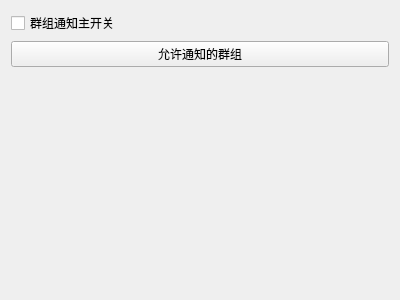
<?xml version="1.0" encoding="UTF-8"?>
<ui version="4.0">
 <class>GroupWidget</class>
 <widget class="QWidget" name="GroupWidget">
  <property name="geometry">
   <rect>
    <x>0</x>
    <y>0</y>
    <width>400</width>
    <height>300</height>
   </rect>
  </property>
  <property name="windowTitle">
   <string>Form</string>
  </property>
  <layout class="QVBoxLayout" name="verticalLayout">
   <item>
    <widget class="QCheckBox" name="mainCheck">
     <property name="text">
      <string>群组通知主开关</string>
     </property>
    </widget>
   </item>
   <item>
    <widget class="QPushButton" name="enabledGroupButton">
     <property name="text">
      <string>允许通知的群组</string>
     </property>
    </widget>
   </item>
   <item>
    <spacer name="verticalSpacer">
     <property name="orientation">
      <enum>Qt::Vertical</enum>
     </property>
     <property name="sizeHint" stdset="0">
      <size>
       <width>20</width>
       <height>257</height>
      </size>
     </property>
    </spacer>
   </item>
  </layout>
 </widget>
 <resources/>
 <connections/>
</ui>
